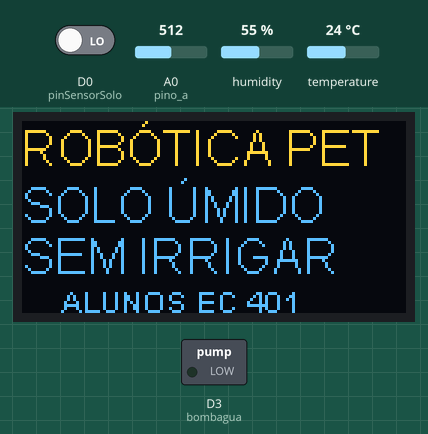
This sketch was run on a simulated ESP8266 (NodeMCU). On the bench: 128×64 one-colour display, switched loads named in the sketch (green lamp = pin HIGH). The inputs (shaded band) are chosen by the test bench; at power-on: D0 (pinSensorSolo) LOW, A0 (pino_a) = 512, humidity 55 %, temperature 24 °C. The OLED is the two-colour kind (top 16 rows yellow); what the sketch prints to the serial monitor is not drawn.

Above: at 14.9 s.
15.0 s: D0 (pinSensorSolo) driven HIGH
At 25.7 s:
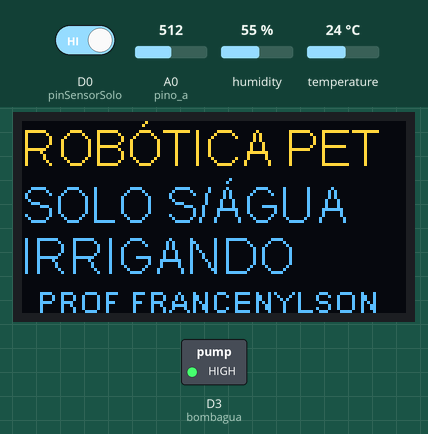
27.8 s: A0 (pino_a) set to 711
At 31.5 s:
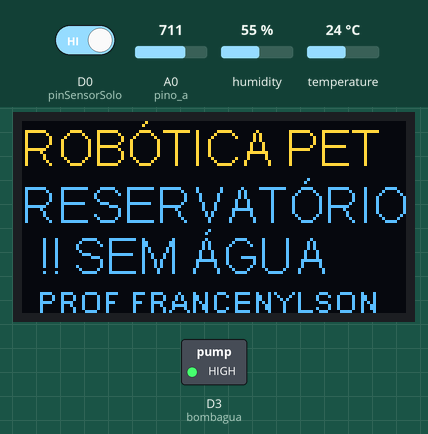
40.0 s: humidity set to 22 %
At 49.1 s:
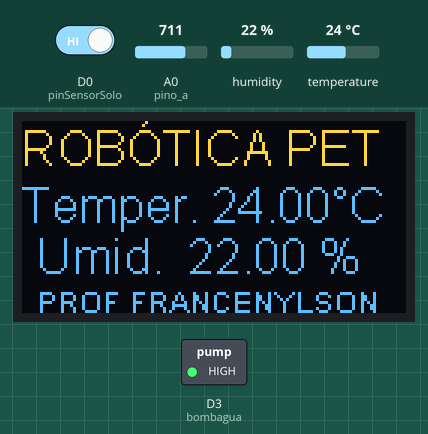
52.1 s: temperature set to 12 °C
At 65.2 s:
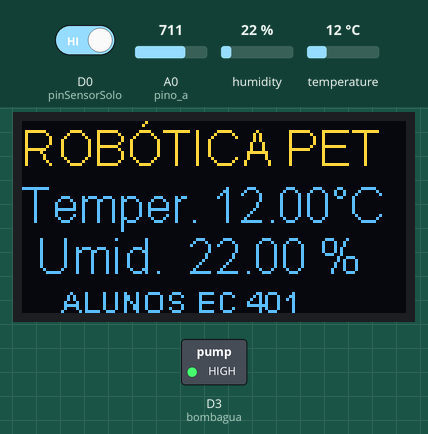
66.1 s: A0 (pino_a) set to 691
At 73.6 s:
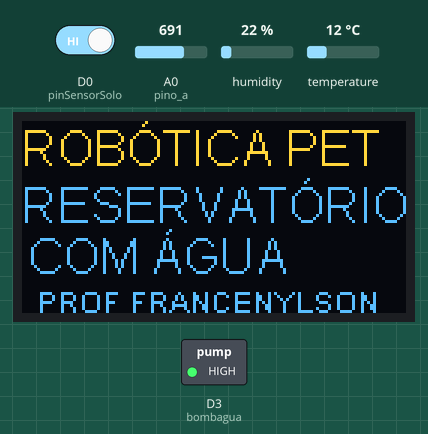
Timing chart, 0 to 75.1 s (numbered marks = the images above; inputs shaded):
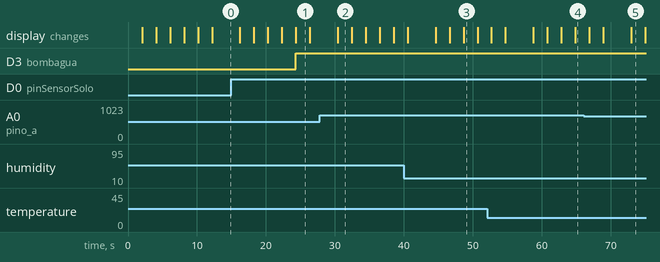

The sketch:

DHT11_OLED_AGUA_SOLO_M2.ino
```cpp
#include "ESP8266WiFi.h"
#include "SSD1306.h" // incluindo a biblioteca do oled`
SSD1306 display(0x3c, D2, D1); // definindo o endereco e os pinos sda D2 e cls ou sck D1
#include "DHTesp.h"

#ifdef ESP32
#pragma message(THIS EXAMPLE IS FOR ESP8266 ONLY!)
#error Select ESP8266 board.
#endif

#define pinSensorSolo D0
#define bombagua D3

DHTesp dht;

//int pino_d = D0; //Pino ligado ao D0 do sensor
int pino_a = A0; //Pino ligado ao A0 do sensor
int val_d = 0; //Armazena o valor lido do pino digital
int val_a = 0; //Armazena o valor lido do pino analogico

void setup() {
Serial.begin(115200);//PORTA SERIAL
display.init(); // iniciando o display oled
display.flipScreenVertically(); //orientacao do texto
dht.setup(D5, DHTesp::DHT22);

// DEFINE OS PINOS DO SENSOR efine os pinosCOMO ENTRADA DO SENSOR DE ÁGUA
 // pinMode(pino_d, INPUT);
  pinMode(pino_a, INPUT);
  pinMode(pinSensorSolo, INPUT);
  pinMode(bombagua, OUTPUT);

}
void loop() {
  //SENSOR CHUVA
  //val_d = digitalRead(pino_d);
  val_a = analogRead(pino_a);
  //Serial.print("Valor digital : ");
  //Serial.print(val_d);
  Serial.print(" - Valor analogico : ");
  Serial.println(val_a);

  //DHT11
  delay(dht.getMinimumSamplingPeriod());

  float humidity = dht.getHumidity();
  float temperature = dht.getTemperature();

  //SOLO
  int val = digitalRead(pinSensorSolo);
  int umidadeSolo = val;
  int reservatorio = val_a;
  Serial.println(umidadeSolo);
  Serial.println(reservatorio);


  if (val_a >701 && val_a <1025)
  {
      // IMPRIME SITUAÇÃO DO RESERVATORIO
      display.clear();//LIMPA O BUFFER PARA O DISPLAY
      display.display();//ENVIA UM BUFFER PARA O DISPLAY
      display.setTextAlignment(TEXT_ALIGN_LEFT);//DEFINE O ALINHAMENTO DO DISPLAY
      display.setFont(ArialMT_Plain_16);//DEFINE A FONTE E O TAMANHO PARA ESCRITA
      display.drawString(0, 0, "ROBÓTICA PET"); //10=ESPACAMENTO A ESQUERA E 0=LINHA DO TESTO
      display.drawString(2, 10, " ");
      display.setTextAlignment(TEXT_ALIGN_LEFT);
      display.setFont(ArialMT_Plain_16);
      display.drawString(0, 19, "RESERVATÓRIO");// ESCREVE TEXTO NA POSICAO INDICADA:1=POSICAO HORIZONTAL E 23=POSIC VERTICAL
      display.drawString(5, 36, "!! SEM ÁGUA " );// ESCREVE TEXTO NA POSICAO INDICADA:33=POSICAO HORIZONTAL E 35=POSIC VERTICAL
      display.setTextAlignment(TEXT_ALIGN_LEFT);
      display.setFont(ArialMT_Plain_10);
      display.drawString(5, 54, "PROF FRANCENYLSON");// ESCREVE TEXTO NA POSICAO INDICADA:8=POSICAO HORIZONTAL E 50=POSIC VERTICAL
      display.display();
      delay(2000);
      display.clear();//LIMPA O BUFFER PARA O DISPLAY
      display.display();//ENVIA UM BUFFER PARA O DISPLAY
      display.setTextAlignment(TEXT_ALIGN_LEFT);//DEFINE O ALINHAMENTO DO DISPLAY
      display.setFont(ArialMT_Plain_16);//DEFINE A FONTE E O TAMANHO PARA ESCRITA
      display.drawString(0, 0, "ROBÓTICA PET"); //10=ESPACAMENTO A ESQUERA E 0=LINHA DO TESTO
      display.drawString(2, 10, " ");
      display.setTextAlignment(TEXT_ALIGN_LEFT);
      display.setFont(ArialMT_Plain_16);
      display.drawString(0, 19, "RESERVATÓRIO");// ESCREVE TEXTO NA POSICAO INDICADA:1=POSICAO HORIZONTAL E 23=POSIC VERTICAL
      display.drawString(5, 36, "!! SEM ÁGUA");// ESCREVE TEXTO NA POSICAO INDICADA:33=POSICAO HORIZONTAL E 35=POSIC VERTICAL
      display.setTextAlignment(TEXT_ALIGN_LEFT);
      display.setFont(ArialMT_Plain_10);
      display.drawString(10, 54, " ALUNOS EC 401");// ESCREVE TEXTO NA POSICAO INDICADA:8=POSICAO HORIZONTAL E 50=POSIC VERTICAL
      display.display();
      delay(2000);
      //DHT11
      display.clear();//LIMPA O BUFFER PARA O DISPLAY
      display.display();//ENVIA UM BUFFER PARA O DISPLAY
      display.setTextAlignment(TEXT_ALIGN_LEFT);//DEFINE O ALINHAMENTO DO DISPLAY
      display.setFont(ArialMT_Plain_16);//DEFINE A FONTE E O TAMANHO PARA ESCRITA
      display.drawString(0, 0, "ROBÓTICA PET"); //10=ESPACAMENTO A ESQUERA E 0=LINHA DO TESTO
      display.drawString(2, 10, " ");
      display.setTextAlignment(TEXT_ALIGN_LEFT);
      display.setFont(ArialMT_Plain_16);
      display.drawString(0, 19, "Temper. "+String(temperature)+"°C");// ESCREVE TEXTO NA POSICAO INDICADA:1=POSICAO HORIZONTAL E 23=POSIC VERTICAL
      display.drawString(5, 36, "Umid.  "+String(humidity)+" %");// ESCREVE TEXTO NA POSICAO INDICADA:33=POSICAO HORIZONTAL E 35=POSIC VERTICAL
      display.setTextAlignment(TEXT_ALIGN_LEFT);
      display.setFont(ArialMT_Plain_10);
      display.drawString(5, 54, "PROF FRANCENYLSON");// ESCREVE TEXTO NA POSICAO INDICADA:8=POSICAO HORIZONTAL E 50=POSIC VERTICAL
      display.display();
      delay(2000);
      display.clear();//LIMPA O BUFFER PARA O DISPLAY
      display.display();//ENVIA UM BUFFER PARA O DISPLAY
      display.setTextAlignment(TEXT_ALIGN_LEFT);//DEFINE O ALINHAMENTO DO DISPLAY
      display.setFont(ArialMT_Plain_16);//DEFINE A FONTE E O TAMANHO PARA ESCRITA
      display.drawString(0, 0, "ROBÓTICA PET"); //10=ESPACAMENTO A ESQUERA E 0=LINHA DO TESTO
      display.drawString(2, 10, " ");
      display.setTextAlignment(TEXT_ALIGN_LEFT);
      display.setFont(ArialMT_Plain_16);
      display.drawString(0, 19, "Temper. "+String(temperature)+"°C");// ESCREVE TEXTO NA POSICAO INDICADA:1=POSICAO HORIZONTAL E 23=POSIC VERTICAL
      display.drawString(5, 36, "Umid.  "+String(humidity)+" %");// ESCREVE TEXTO NA POSICAO INDICADA:33=POSICAO HORIZONTAL E 35=POSIC VERTICAL
      display.setTextAlignment(TEXT_ALIGN_LEFT);
      display.setFont(ArialMT_Plain_10);
      display.drawString(10, 54, " ALUNOS EC 401");// ESCREVE TEXTO NA POSICAO INDICADA:8=POSICAO HORIZONTAL E 50=POSIC VERTICAL
      display.display();
      delay(2000);


  }

  else
  {
      display.clear();//LIMPA O BUFFER PARA O DISPLAY
      display.display();//ENVIA UM BUFFER PARA O DISPLAY
      display.setTextAlignment(TEXT_ALIGN_LEFT);//DEFINE O ALINHAMENTO DO DISPLAY
      display.setFont(ArialMT_Plain_16);//DEFINE A FONTE E O TAMANHO PARA ESCRITA
      display.drawString(0, 0, "ROBÓTICA PET"); //10=ESPACAMENTO A ESQUERA E 0=LINHA DO TESTO
      display.drawString(2, 10, " ");
      display.setTextAlignment(TEXT_ALIGN_LEFT);
      display.setFont(ArialMT_Plain_16);
      display.drawString(0, 19, "RESERVATÓRIO");// ESCREVE TEXTO NA POSICAO INDICADA:1=POSICAO HORIZONTAL E 23=POSIC VERTICAL
      display.drawString(2, 36, "COM ÁGUA " );// ESCREVE TEXTO NA POSICAO INDICADA:33=POSICAO HORIZONTAL E 35=POSIC VERTICAL
      display.setTextAlignment(TEXT_ALIGN_LEFT);
      display.setFont(ArialMT_Plain_10);
      display.drawString(5, 54, "PROF FRANCENYLSON");// ESCREVE TEXTO NA POSICAO INDICADA:8=POSICAO HORIZONTAL E 50=POSIC VERTICAL
      display.display();
      delay(2000);
      display.clear();//LIMPA O BUFFER PARA O DISPLAY
      display.display();//ENVIA UM BUFFER PARA O DISPLAY
      display.setTextAlignment(TEXT_ALIGN_LEFT);//DEFINE O ALINHAMENTO DO DISPLAY
      display.setFont(ArialMT_Plain_16);//DEFINE A FONTE E O TAMANHO PARA ESCRITA
      display.drawString(0, 0, "ROBÓTICA PET"); //10=ESPACAMENTO A ESQUERA E 0=LINHA DO TESTO
      display.drawString(2, 10, " ");
      display.setTextAlignment(TEXT_ALIGN_LEFT);
      display.setFont(ArialMT_Plain_16);
      display.drawString(0, 19, "RESERVATÓRIO");// ESCREVE TEXTO NA POSICAO INDICADA:1=POSICAO HORIZONTAL E 23=POSIC VERTICAL
      display.drawString(2, 36, "COM ÁGUA");// ESCREVE TEXTO NA POSICAO INDICADA:33=POSICAO HORIZONTAL E 35=POSIC VERTICAL
      display.setTextAlignment(TEXT_ALIGN_LEFT);
      display.setFont(ArialMT_Plain_10);
      display.drawString(10, 54, " ALUNOS EC 401");// ESCREVE TEXTO NA POSICAO INDICADA:8=POSICAO HORIZONTAL E 50=POSIC VERTICAL
      display.display();
      delay(2000);
      //DHT11
      display.clear();//LIMPA O BUFFER PARA O DISPLAY
      display.display();//ENVIA UM BUFFER PARA O DISPLAY
      display.setTextAlignment(TEXT_ALIGN_LEFT);//DEFINE O ALINHAMENTO DO DISPLAY
      display.setFont(ArialMT_Plain_16);//DEFINE A FONTE E O TAMANHO PARA ESCRITA
      display.drawString(0, 0, "ROBÓTICA PET"); //10=ESPACAMENTO A ESQUERA E 0=LINHA DO TESTO
      display.drawString(2, 10, " ");
      display.setTextAlignment(TEXT_ALIGN_LEFT);
      display.setFont(ArialMT_Plain_16);
      display.drawString(0, 19, "Temper. "+String(temperature)+"°C");// ESCREVE TEXTO NA POSICAO INDICADA:1=POSICAO HORIZONTAL E 23=POSIC VERTICAL
      display.drawString(5, 36, "Umid.  "+String(humidity)+" %");// ESCREVE TEXTO NA POSICAO INDICADA:33=POSICAO HORIZONTAL E 35=POSIC VERTICAL
      display.setTextAlignment(TEXT_ALIGN_LEFT);
      display.setFont(ArialMT_Plain_10);
      display.drawString(5, 54, "PROF FRANCENYLSON");// ESCREVE TEXTO NA POSICAO INDICADA:8=POSICAO HORIZONTAL E 50=POSIC VERTICAL
      display.display();
      delay(2000);
      display.clear();//LIMPA O BUFFER PARA O DISPLAY
      display.display();//ENVIA UM BUFFER PARA O DISPLAY
      display.setTextAlignment(TEXT_ALIGN_LEFT);//DEFINE O ALINHAMENTO DO DISPLAY
      display.setFont(ArialMT_Plain_16);//DEFINE A FONTE E O TAMANHO PARA ESCRITA
      display.drawString(0, 0, "ROBÓTICA PET"); //10=ESPACAMENTO A ESQUERA E 0=LINHA DO TESTO
      display.drawString(2, 10, " ");
      display.setTextAlignment(TEXT_ALIGN_LEFT);
      display.setFont(ArialMT_Plain_16);
      display.drawString(0, 19, "Temper. "+String(temperature)+"°C");// ESCREVE TEXTO NA POSICAO INDICADA:1=POSICAO HORIZONTAL E 23=POSIC VERTICAL
      display.drawString(5, 36, "Umid.  "+String(humidity)+" %");// ESCREVE TEXTO NA POSICAO INDICADA:33=POSICAO HORIZONTAL E 35=POSIC VERTICAL
      display.setTextAlignment(TEXT_ALIGN_LEFT);
      display.setFont(ArialMT_Plain_10);
      display.drawString(10, 54, " ALUNOS EC 401");// ESCREVE TEXTO NA POSICAO INDICADA:8=POSICAO HORIZONTAL E 50=POSIC VERTICAL
      display.display();
      delay(2000);

  }
  if (umidadeSolo==1)
  {
    //SOLO
      display.clear();//LIMPA O BUFFER PARA O DISPLAY
      display.display();//ENVIA UM BUFFER PARA O DISPLAY
      display.setTextAlignment(TEXT_ALIGN_LEFT);//DEFINE O ALINHAMENTO DO DISPLAY
      display.setFont(ArialMT_Plain_16);//DEFINE A FONTE E O TAMANHO PARA ESCRITA
      display.drawString(0, 0, "ROBÓTICA PET"); //10=ESPACAMENTO A ESQUERA E 0=LINHA DO TESTO
      display.drawString(2, 10, " ");
      display.setTextAlignment(TEXT_ALIGN_LEFT);
      display.setFont(ArialMT_Plain_16);
      display.drawString(0, 19, "SOLO S/ÁGUA");// ESCREVE TEXTO NA POSICAO INDICADA:1=POSICAO HORIZONTAL E 23=POSIC VERTICAL
      display.drawString(0, 36, "IRRIGANDO");// ESCREVE TEXTO NA POSICAO INDICADA:33=POSICAO HORIZONTAL E 35=POSIC VERTICAL
      display.setTextAlignment(TEXT_ALIGN_LEFT);
      display.setFont(ArialMT_Plain_10);
      display.drawString(5, 54, "PROF FRANCENYLSON");// ESCREVE TEXTO NA POSICAO INDICADA:8=POSICAO HORIZONTAL E 50=POSIC VERTICAL
      display.display();
      digitalWrite(bombagua, HIGH);
      delay(2000);
      display.clear();//LIMPA O BUFFER PARA O DISPLAY
      display.display();//ENVIA UM BUFFER PARA O DISPLAY
      display.setTextAlignment(TEXT_ALIGN_LEFT);//DEFINE O ALINHAMENTO DO DISPLAY
      display.setFont(ArialMT_Plain_16);//DEFINE A FONTE E O TAMANHO PARA ESCRITA
      display.drawString(0, 0, "ROBÓTICA PET"); //10=ESPACAMENTO A ESQUERA E 0=LINHA DO TESTO
      display.drawString(2, 10, " ");
      display.setTextAlignment(TEXT_ALIGN_LEFT);
      display.setFont(ArialMT_Plain_16);
      display.drawString(0, 19, "SOLO S/ ÁGUA");// ESCREVE TEXTO NA POSICAO INDICADA:1=POSICAO HORIZONTAL E 23=POSIC VERTICAL
      display.drawString(1, 36, "IRRIGANDO");// ESCREVE TEXTO NA POSICAO INDICADA:33=POSICAO HORIZONTAL E 35=POSIC VERTICAL
      display.setTextAlignment(TEXT_ALIGN_LEFT);
      display.setFont(ArialMT_Plain_10);
      display.drawString(10, 54, " ALUNOS EC 401");// ESCREVE TEXTO NA POSICAO INDICADA:8=POSICAO HORIZONTAL E 50=POSIC VERTICAL
      display.display();
      delay(2000);
  }

  else if (umidadeSolo==0)
   {
    //SOLO
      display.clear();//LIMPA O BUFFER PARA O DISPLAY
      display.display();//ENVIA UM BUFFER PARA O DISPLAY
      display.setTextAlignment(TEXT_ALIGN_LEFT);//DEFINE O ALINHAMENTO DO DISPLAY
      display.setFont(ArialMT_Plain_16);//DEFINE A FONTE E O TAMANHO PARA ESCRITA
      display.drawString(0, 0, "ROBÓTICA PET"); //10=ESPACAMENTO A ESQUERA E 0=LINHA DO TESTO
      display.drawString(2, 10, " ");
      display.setTextAlignment(TEXT_ALIGN_LEFT);
      display.setFont(ArialMT_Plain_16);
      display.drawString(0, 19, "SOLO ÚMIDO");// ESCREVE TEXTO NA POSICAO INDICADA:1=POSICAO HORIZONTAL E 23=POSIC VERTICAL
      display.drawString(0, 36, "SEM IRRIGAR");// ESCREVE TEXTO NA POSICAO INDICADA:33=POSICAO HORIZONTAL E 35=POSIC VERTICAL
      display.setTextAlignment(TEXT_ALIGN_LEFT);
      display.setFont(ArialMT_Plain_10);
      display.drawString(5, 54, "PROF FRANCENYLSON");// ESCREVE TEXTO NA POSICAO INDICADA:8=POSICAO HORIZONTAL E 50=POSIC VERTICAL
      display.display();
      digitalWrite(bombagua, LOW);
      delay(2000);
      display.clear();//LIMPA O BUFFER PARA O DISPLAY
      display.display();//ENVIA UM BUFFER PARA O DISPLAY
      display.setTextAlignment(TEXT_ALIGN_LEFT);//DEFINE O ALINHAMENTO DO DISPLAY
      display.setFont(ArialMT_Plain_16);//DEFINE A FONTE E O TAMANHO PARA ESCRITA
      display.drawString(0, 0, "ROBÓTICA PET"); //10=ESPACAMENTO A ESQUERA E 0=LINHA DO TESTO
      display.drawString(2, 10, " ");
      display.setTextAlignment(TEXT_ALIGN_LEFT);
      display.setFont(ArialMT_Plain_16);
      display.drawString(0, 19, "SOLO ÚMIDO");// ESCREVE TEXTO NA POSICAO INDICADA:1=POSICAO HORIZONTAL E 23=POSIC VERTICAL
      display.drawString(0, 36, "SEM IRRIGAR");// ESCREVE TEXTO NA POSICAO INDICADA:33=POSICAO HORIZONTAL E 35=POSIC VERTICAL
      display.setTextAlignment(TEXT_ALIGN_LEFT);
      display.setFont(ArialMT_Plain_10);
      display.drawString(10, 54, " ALUNOS EC 401");// ESCREVE TEXTO NA POSICAO INDICADA:8=POSICAO HORIZONTAL E 50=POSIC VERTICAL
      display.display();

      delay(2000);
   }
   else
      Serial.print("DEU CERTO");

}
```

Measured:
- after the input at 15.0 s, D3 (bombagua): LOW → HIGH after 9.3 s; the display: first differs from a run without the input after 9.3 s (image 1)
- after the input at 27.8 s, the display: changes after 2.6 s (image 2)
- after the input at 66.1 s, the display: first differs from a run without the input after 6.8 s (image 5)
- what the display in image 1 shows lasts 2.1 s, from 24.3 s to 26.4 s
